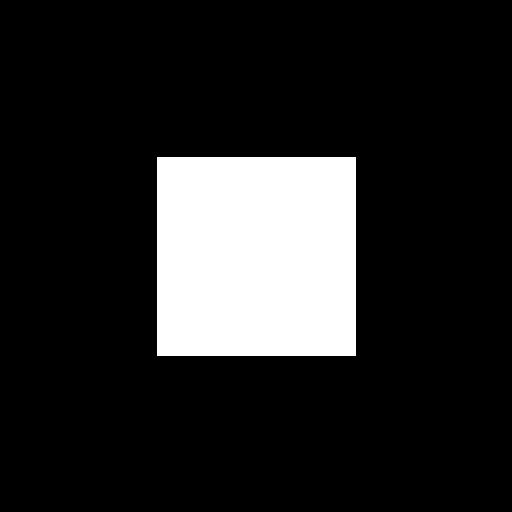
#> input picture Box.jpg, 512 x 512 px
$ python 0408_02_use_filter.py
#> lines starting #> are read from the running program, lines starting #| are printed output that depends on the picture; after the words box and inside, x2 and y2 are one past the last pixel; in counts of white or black regions, pixels touching at a corner belong together
import numpy as np
from matplotlib import pyplot as plt
import matplotlib
matplotlib.rcParams['font.sans-serif'] = ['SimHei']
matplotlib.rcParams['axes.unicode_minus'] = False

# 圆形高通滤波器
def CirFltr(m,n,r):
    Filter = np.zeros([m,n])
    cx = int(m/2)   # int保证是整数
    cy = int(n/2)
    for ii in range(m):
        for jj in range(n):
            if (ii-cx)**2 + (jj-cy)**2 < r**2:
                Filter[ii,jj] = 1
    return Filter
# [9 lines of commented-out code are left out]
plt.subplot(131)
Img = plt.imread("Box.jpg",'gray')
#> Img is the input picture: shape (512, 512, 3); min 0, max 255, mean 38.5
# print(Img.shape)
m,n,k = Img.shape
#> m = 512; n = 512; k = 3
Img = Img[:, :,0]
#> Img: shape (512, 512)
plt.imshow(Img,'gray')
plt.title("滤波前原图")

fft_Img = np.fft.fft2(Img)
fft_Img = np.fft.fftshift(fft_Img)  # 中心化，中心高频
# plt.imshow(np.log(1+abs(fft_Img)**2),'gray')
# plt.title("滤波前频谱图")

# high_pass Filtering
# 图像的频谱叠加滤波
r = 100
FILT_Img = fft_Img * (1-CirFltr(m,n,r))
#> after the loop in CirFltr, `for ii in range(m):`:
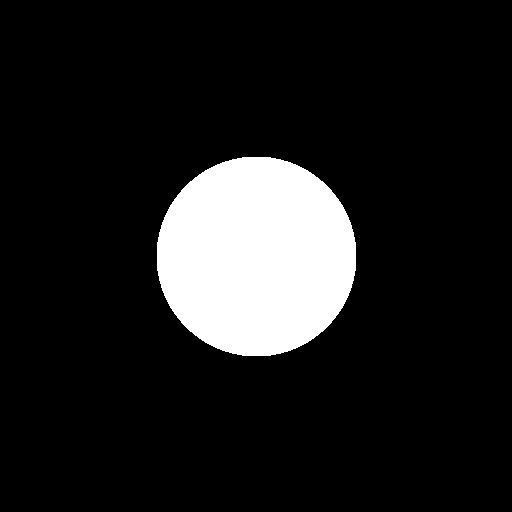
#> Filter: shape (512, 512) float64; values 0 (black) and 1 (white), 12% white; 1 white region, box (x1, y1, x2, y2) and area: (157, 157, 356, 356) 31397
plt.subplot(132)
plt.imshow(np.log(1+abs(FILT_Img)**2),'gray')  # 光学平方，log提升对比度高的低些，小的高些
plt.title("滤波后的频谱图")

# 成像，逆变换
Inver_Img = np.fft.ifft2(FILT_Img)
plt.subplot(133)
plt.imshow(abs(Inver_Img)**2,'gray')
plt.title("滤波后的实际图_边缘提取")

plt.show()
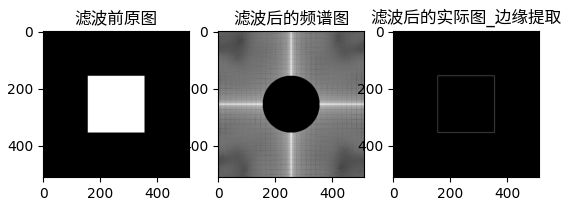
#> figure drawn by matplotlib, 3 panels
